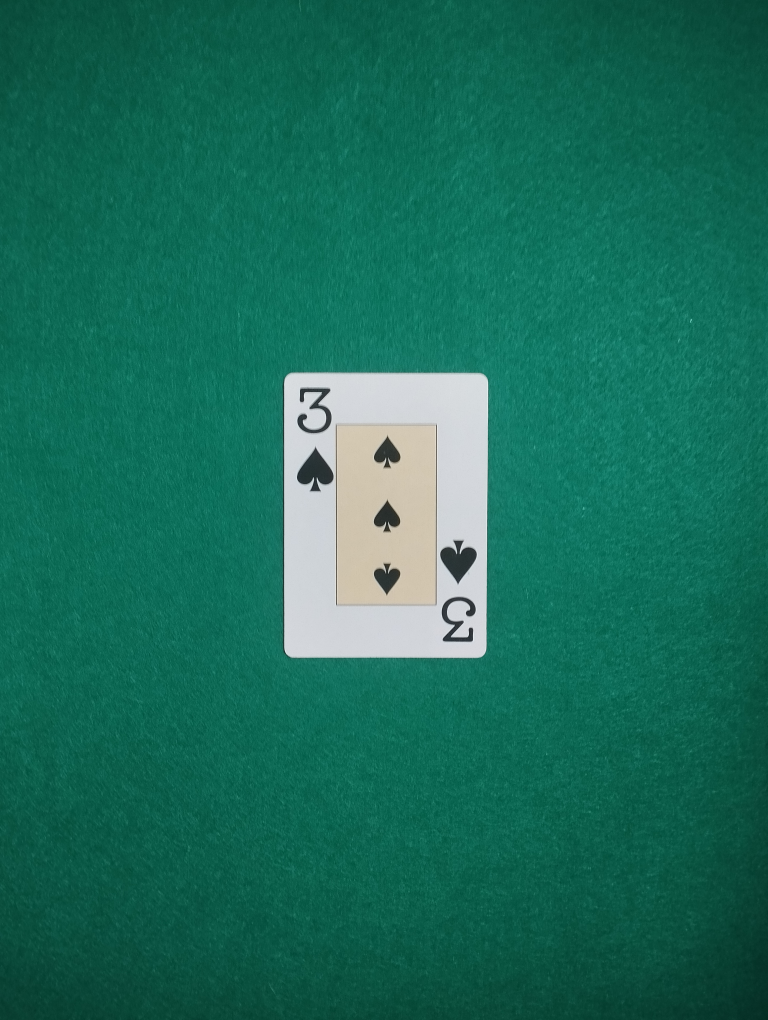
#> input picture retos_examenes/examen parcial/assets/templates_cartas/picas /3_picas.jpg, 3072 x 4080 px (shown at 1/4 size)
$ python -i advanced_preprocessing.py   (imports and definitions only)
#> lines starting #> are read from the running program, lines starting #| are printed output that depends on the picture; after the words box and inside, x2 and y2 are one past the last pixel; in counts of white or black regions, pixels touching at a corner belong together
#> further down, picture is the input picture: shape (4080, 3072, 3); mean B, G, R 90, 108.8, 26.7
import cv2
import numpy as np
from scipy import ndimage
import matplotlib.pyplot as plt

def advanced_char_preprocessing(img_array, target_size=(32, 32), debug=False):
    """
    Preprocesamiento EXTREMADAMENTE robusto para caracteres.
    """
#> called with target_size = (32, 32), debug = False
    # Asegurar escala de grises
    if len(img_array.shape) == 3:
        img_array = cv2.cvtColor(img_array, cv2.COLOR_BGR2GRAY)
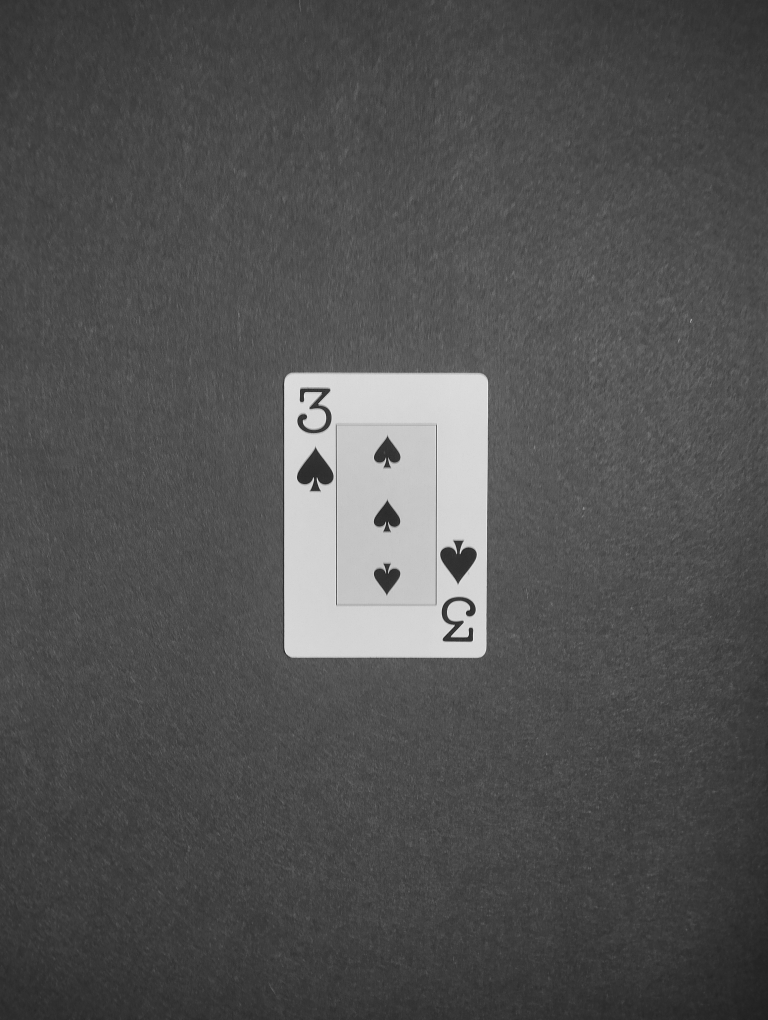
#> img_array: shape (4080, 3072) (shown at 1/4 size); min 4, max 254, mean 82.1

    original_shape = img_array.shape
#> original_shape = (4080, 3072)

    # 1. Corrección de contraste adaptativo
    clahe = cv2.createCLAHE(clipLimit=3.0, tileGridSize=(4, 4))
    img_enhanced = clahe.apply(img_array)
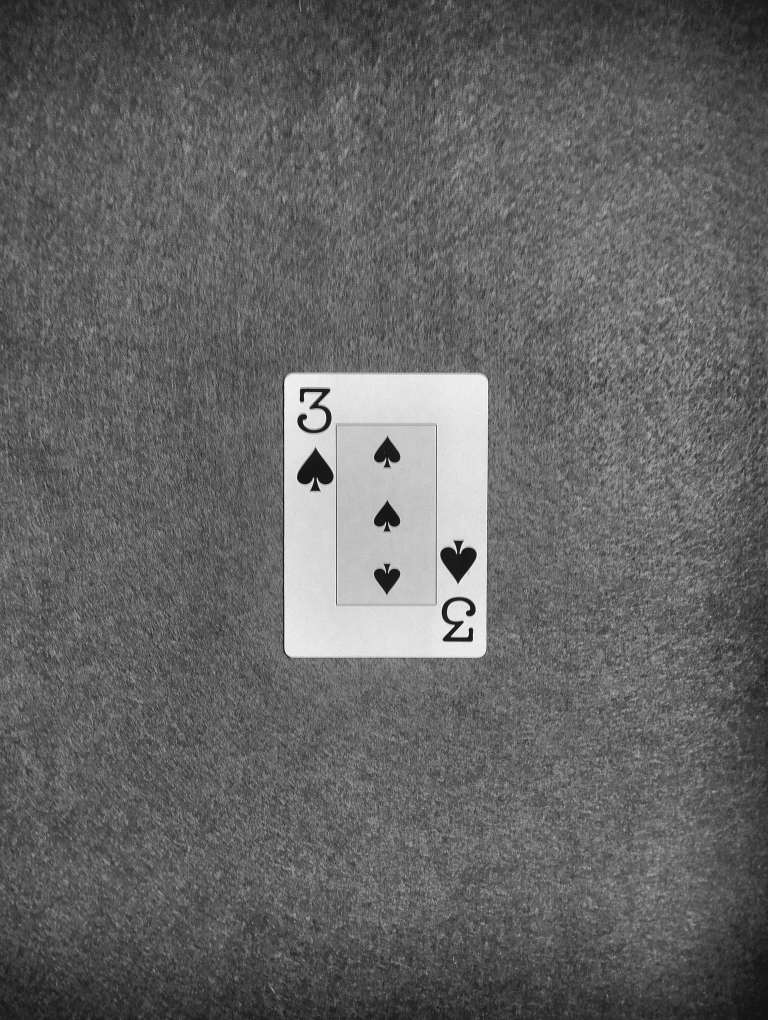
#> img_enhanced: shape (4080, 3072) (shown at 1/4 size); min 2, max 255, mean 100.5

    # 2. Detección automática de inversión
    mean_val = np.mean(img_enhanced)
#> mean_val = 100.5
    if mean_val > 127:  # Fondo claro
        img_enhanced = 255 - img_enhanced

    # 3. Binarización Otsu + limpieza morfológica
    _, binary = cv2.threshold(img_enhanced, 0, 255, cv2.THRESH_BINARY + cv2.THRESH_OTSU)
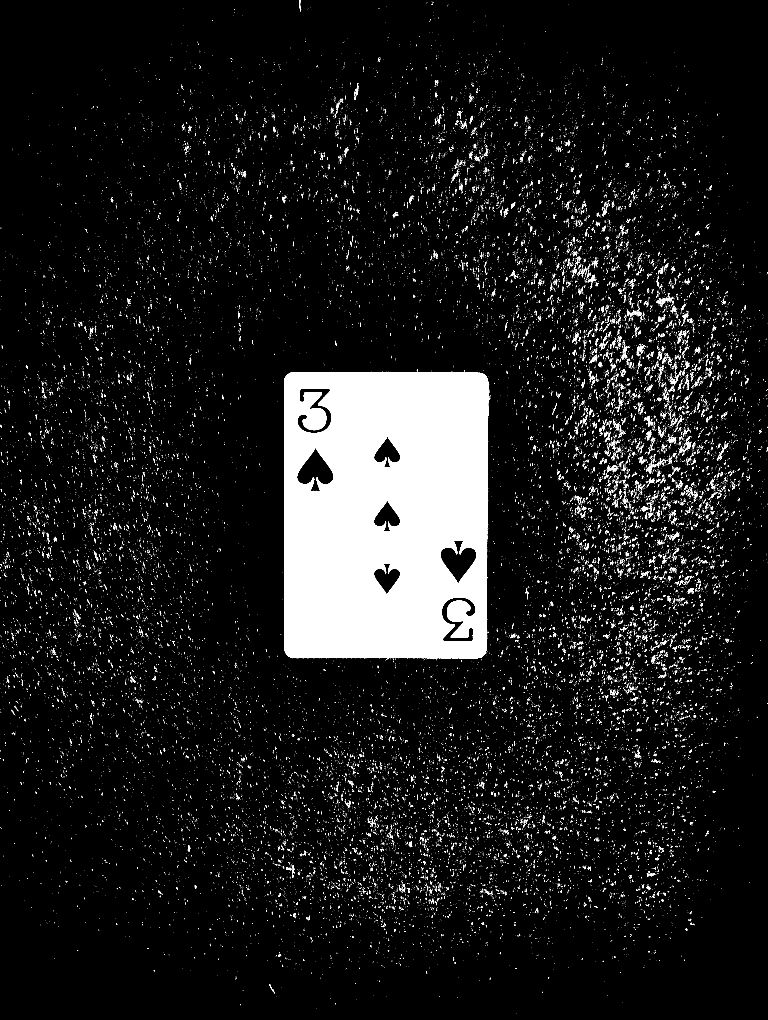
#> binary: shape (4080, 3072) (shown at 1/4 size); 8.3% white; 42262 white regions (40605 under 20 px), largest, box (x1, y1, x2, y2) and area: (1136, 1487, 1955, 2635) 857463, (2584, 1845, 2610, 1896) 351, (2548, 1380, 2579, 1415) 335

    # 4. Eliminación de ruido pequeño
    kernel_noise = np.ones((2, 2), np.uint8)
    binary = cv2.morphologyEx(binary, cv2.MORPH_OPEN, kernel_noise)
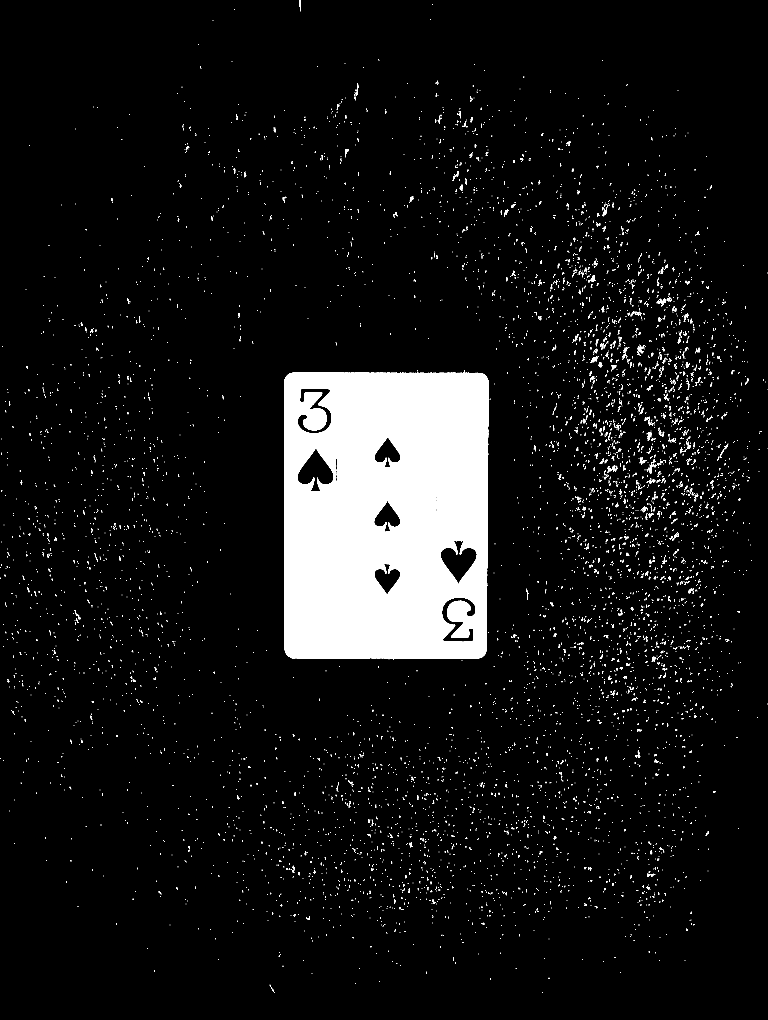
#> binary: shape (4080, 3072) (shown at 1/4 size); 7.5% white; 7807 white regions (6845 under 20 px), largest, box (x1, y1, x2, y2) and area: (1137, 1490, 1955, 2635) 857312, (2430, 1862, 2460, 1890) 277, (2590, 1729, 2606, 1762) 270

    # 5. Encontrar el bounding box del carácter real
    coords = np.column_stack(np.where(binary > 0))
#> coords = 941507 pairs, first value 0 to 3971, second value 0 to 3071
    if len(coords) == 0:
        # Si no hay contenido, crear imagen vacía
        result = np.zeros(target_size, dtype=np.float32)
        if debug:
            print("⚠️ Imagen vacía después del preprocesamiento")
        return result

    # Calcular bounding box apretado
    y_min, x_min = coords.min(axis=0)
#> y_min = 0; x_min = 0
    y_max, x_max = coords.max(axis=0)
#> y_max = 3971; x_max = 3071

    # Extraer solo el carácter
    char_tight = binary[y_min:y_max+1, x_min:x_max+1]
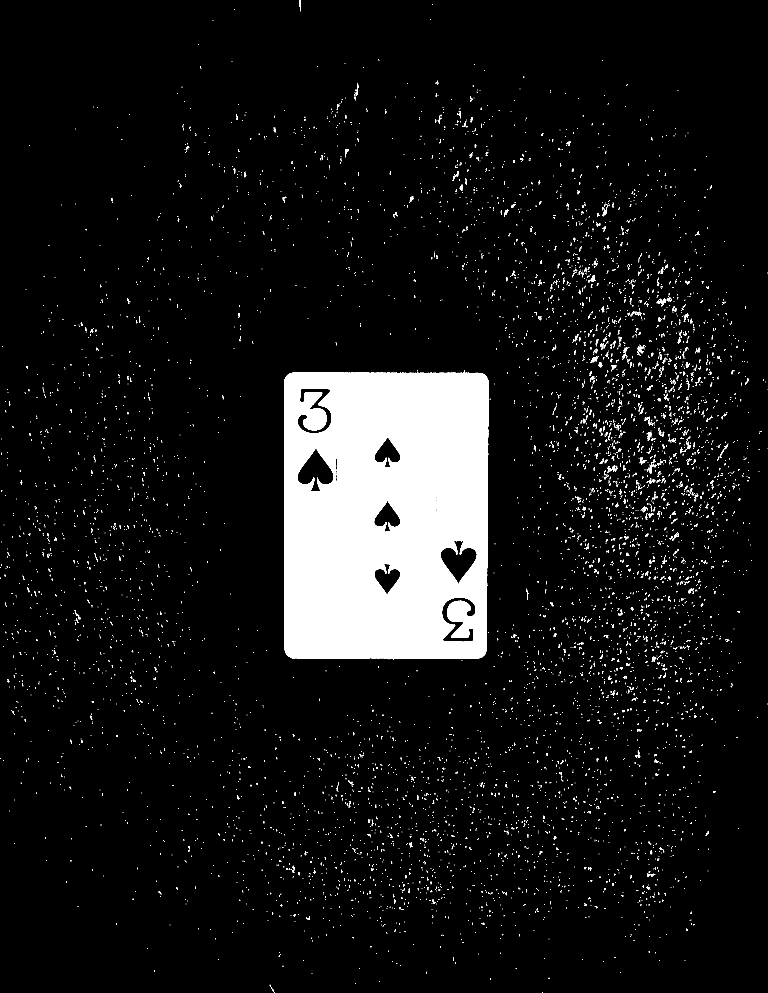
#> char_tight: shape (3972, 3072) (shown at 1/4 size); 7.7% white; 7807 white regions (6845 under 20 px), largest, box (x1, y1, x2, y2) and area: (1137, 1490, 1955, 2635) 857312, (2430, 1862, 2460, 1890) 277, (2590, 1729, 2606, 1762) 270

    # 6. Normalización de aspecto con padding inteligente
    h, w = char_tight.shape
#> h = 3972; w = 3072

    # Calcular padding para hacer cuadrado
    max_dim = max(h, w)
#> max_dim = 3972

    # Añadir 20% de padding
    padded_size = int(max_dim * 1.2)
#> padded_size = 4766

    # Centrar el carácter
    pad_h = (padded_size - h) // 2
#> pad_h = 397
    pad_w = (padded_size - w) // 2
#> pad_w = 847

    padded = np.zeros((padded_size, padded_size), dtype=np.uint8)
    padded[pad_h:pad_h+h, pad_w:pad_w+w] = char_tight
#> padded: shape (4766, 4766); 4.1% white; 7807 white regions (6845 under 20 px), largest, box (x1, y1, x2, y2) and area: (1984, 1887, 2802, 3032) 857312, (3277, 2259, 3307, 2287) 277, (3437, 2126, 3453, 2159) 270

    # 7. Redimensionar con interpolación suave
    resized = cv2.resize(padded, target_size, interpolation=cv2.INTER_AREA)

    # 8. Normalización final
    resized_normalized = resized / 255.0

    # 9. Mejora final del contraste
    resized_normalized = np.clip(resized_normalized * 1.2, 0, 1)
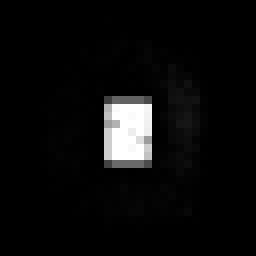
#> resized_normalized: shape (32, 32) float64 (shown 8 times larger); min 0, max 1, mean 0.0464

    if debug:
        fig, axes = plt.subplots(1, 4, figsize=(12, 3))
        axes[0].imshow(img_array, cmap='gray')
        axes[0].set_title('Original')
        axes[1].imshow(binary, cmap='gray')
        axes[1].set_title('Binarizado')
        axes[2].imshow(char_tight, cmap='gray')
        axes[2].set_title('Tight BB')
        axes[3].imshow(resized_normalized, cmap='gray')
        axes[3].set_title('Final 32x32')
        for ax in axes:
            ax.axis('off')
        plt.tight_layout()
        plt.show()

    return resized_normalized.astype(np.float32)

# [64 lines left out: function intelligent_segmentation, not called in this run]

>>> import cv2
>>> picture = cv2.imread('../examen parcial/assets/templates_cartas/picas /3_picas.jpg')
>>> result = advanced_char_preprocessing(picture)
